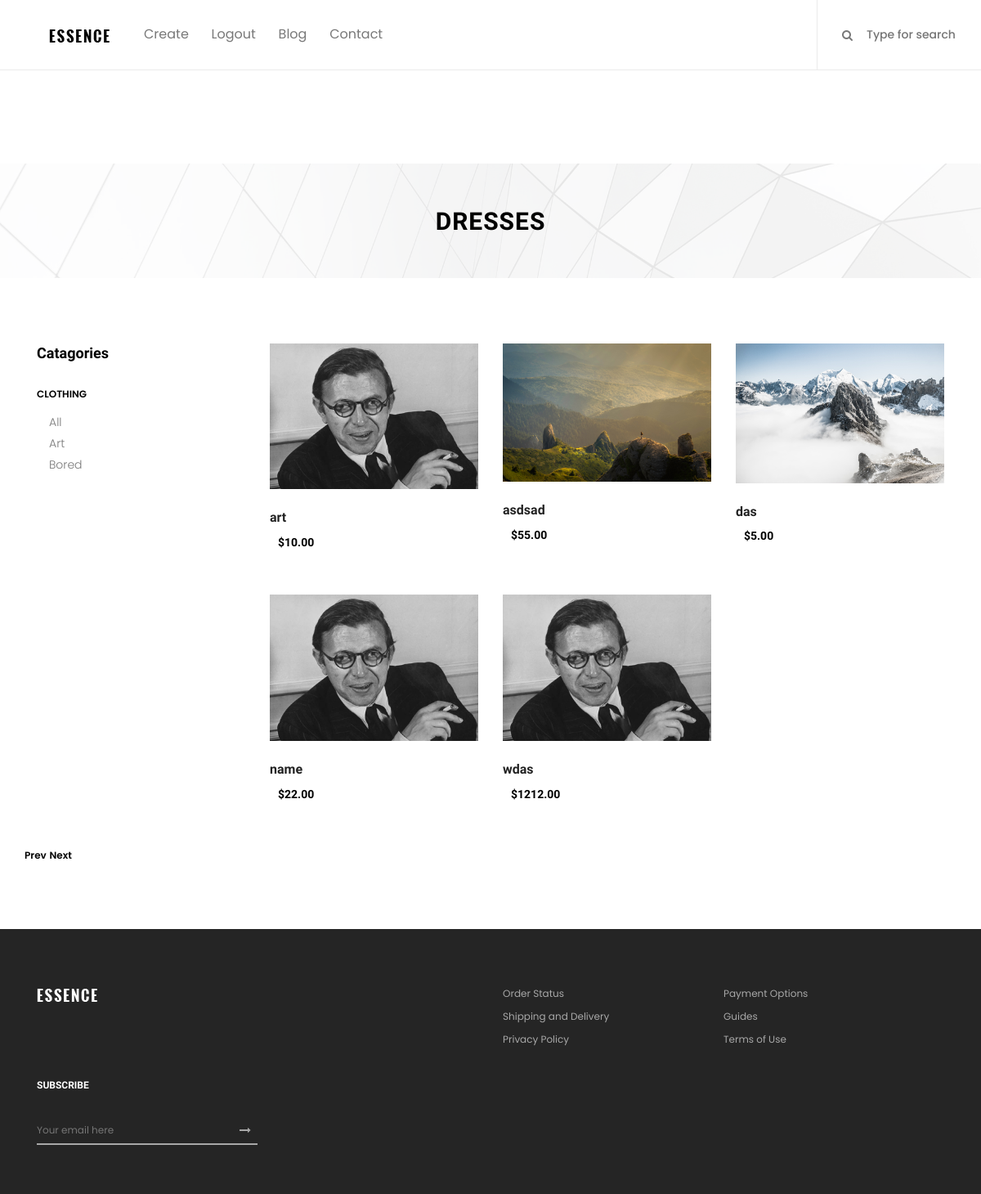
The page /art/ (signed in) on the database its author committed.
### store/models.py (models this page shows, shortened)
class Category(models.Model):
    title = models.CharField(max_length=150)
    slug = models.SlugField(unique=True, blank=True)
    class Meta:
        verbose_name = "Category"
        verbose_name_plural = "Categories"
    def get_absolute_url(self):
        return reverse('product_by_category', args=[self.slug])

class Product(models.Model):
    title = models.CharField(max_length=255, db_index=True)
    slug = models.SlugField(max_length=200, db_index=True, blank=True)
    user = models.ForeignKey(User, on_delete=models.CASCADE)
    description = models.TextField()
    price = models.DecimalField(max_digits=10, decimal_places=2)
    liked = models.ManyToManyField(User, default=None, blank=True, related_name='liked')
    category = models.ForeignKey(Category, related_name='products', on_delete=models.DO_NOTHING)
    created = models.DateTimeField(auto_now_add=True)
    updated = models.DateTimeField(auto_now=True)
    image = models.ImageField(upload_to='product/', blank=True)
    class Meta:
        ordering = ('title',)
        index_together = (('id', 'slug'))

### store/views.py (the view)
# urls.py: path('', product, name='product'),
@login_required()
def product(request, slug=None):
    category = None
    search_query = request.GET.get('search', '')
    if search_query:
        products = Product.objects.filter(title__icontains=search_query)
    else:
        products = Product.objects.all()
    user = request.user
    paginator = Paginator(products, 3)
    page_num = request.GET.get('page', 1)
    page = paginator.get_page(page_num)
    is_paginated = page.has_other_pages()
    if page.has_previous():
        prev_url = '?page={}'.format(page.previous_page_number())
    else:
        prev_url = ''
    if page.has_next():
        next_url = '?page={}'.format(page.next_page_number())
    else:
        next_url = ''
    likes = Product.objects.filter(liked=request.user)
    categories = Category.objects.all()
    if slug:
        category = get_object_or_404(Category, slug=slug)
        page = Product.objects.filter(category=category)
    context = {
        'category': category,
        'categories': categories,
        'products': page,
        'likes': likes,
        'user': user,
        'is_paginated': is_paginated,
        'next_url': next_url,
        'prev_url': prev_url,
        }
    return render(request, 'store/index.html', context)

### templates/store/index.html (shortened to what this page needs)
{% load static %}
{% load thumbnail %}
<!DOCTYPE html>
<html lang="en">
<head>
    <link rel="stylesheet" href="{% static 'css/core-style.css' %}">
    <link rel="stylesheet" href="{% static 'style.css' %}">
</head>
<body>
    <header class="header_area">
        <div class="classy-nav-container breakpoint-off d-flex align-items-center justify-content-between">
            <nav class="classy-navbar" id="essenceNav">
                <a class="nav-brand" href="{% url 'product' %}"><img src="{% static 'img/core-img/logo.png' %}" alt=""></a>
                <div class="classy-menu">
                    <div class="classynav">
                        <ul>
                            <li><a href="{% url 'create' %}">Create</a>
                            </li>
                            {% if user.is_authenticated %}
                            <li><a href="{% url 'logout' %}">Logout</a>
                            </li>
                            {% else %}
                            <li><a href="{% url 'login' %}">Login</a>
                            </li>
                            {% endif %}
                            <li><a href="blog.html">Blog</a></li>
                            <li><a href="contact.html">Contact</a></li>
                        </ul>
                    </div>
                </div>
            </nav>
            <div class="header-meta d-flex clearfix justify-content-end">
                <div class="search-area">
                    <form action="#" method="get" action="{% url 'product' %}">
                        <input type="search" name="search" id="headerSearch" placeholder="Type for search">
                        <button type="submit"><i class="fa fa-search" aria-hidden="true"></i></button>
                    </form>
                </div>
            </div>
        </div>
    </header>
    <div class="breadcumb_area bg-img" style="background-image: url(img/bg-img/breadcumb.jpg);">
        <div class="container h-100">
            <div class="row h-100 align-items-center">
                <div class="col-12">
                    <div class="page-title text-center">
                        <h2>dresses</h2>
                    </div>
                </div>
            </div>
        </div>
    </div>
    <section class="shop_grid_area section-padding-80">
        <div class="container">
            <div class="row">
                <div class="col-12 col-md-4 col-lg-3">
                    <div class="shop_sidebar_area">
                        <div class="widget catagory mb-50">
                            <h6 class="widget-title mb-30">Catagories</h6>
                            <div class="catagories-menu">
                                <ul id="menu-content2" class="menu-content collapse show">
                                    <li data-toggle="collapse" data-target="#clothing">
                                        <a href="#">clothing</a>
                                        <ul class="sub-menu collapse show" id="clothing">
                                            <li><a href="{% url 'product' %}">All</a></li>
                                            {% for c in categories %}
                                            <li {% if category.slug == c.slug %} {% endif %}>
                                                <a href="{{ c.get_absolute_url }}">{{ c.title }}</a>
                                            </li>
                                            {% endfor %}
                                        </ul>
                                    </li>
                                </ul>
                            </div>
                        </div>
                    </div>
                </div>
                <div class="col-12 col-md-8 col-lg-9">
                        <div class="row">
                            {% for product in products %}
                            <div class="col-12 col-sm-6 col-lg-4">
                                <div class="single-product-wrapper">
                                    <div class="product-img">
                                        {% thumbnail product.image "300" crop='center' as img %}
                                        <img src="{{img.url}}"  alt="">
                                        {% endthumbnail %}
                                    </div>
                                    <div class="product-description">
                                        <a href="single-product-details.html">
                                            <a href="{% url 'detail' product.id %}"><h6>{{product.title}}</h6></a>
                                        </a>
                                        <p class="product-price"> ${{product.price}}</p>
                                    </div>
                                </div>
                            </div>
                            {% endfor %}
                        </div>
                    </div>
                    {% if is_paginated %}
                    <div class="paginator">
                        <a class="prev {% if not prev_url %}disabled{% endif %}" href="{{ prev_url }}">Prev</a>
                        <a class="next {% if not next_url %}disabled{% endif %}" href="{{ next_url }}">Next</a>
                    </div>
                    {% endif %}
                </div>
            </div>
    </section>
    <footer class="footer_area clearfix">
        <div class="container">
            <div class="row">
                <div class="col-12 col-md-6">
                    <div class="single_widget_area d-flex mb-30">
                        <div class="footer-logo mr-50">
                            <a href="#"><img src="{% static 'img/core-img/logo2.png' %}" alt=""></a>
                        </div>
                    </div>
                </div>
                <div class="col-12 col-md-6">
                    <div class="single_widget_area mb-30">
                        <ul class="footer_widget_menu">
                            <li><a href="#">Order Status</a></li>
                            <li><a href="#">Payment Options</a></li>
                            <li><a href="#">Shipping and Delivery</a></li>
                            <li><a href="#">Guides</a></li>
                            <li><a href="#">Privacy Policy</a></li>
                            <li><a href="#">Terms of Use</a></li>
                        </ul>
                    </div>
                </div>
            </div>
            <div class="row align-items-end">
                <div class="col-12 col-md-6">
                    <div class="single_widget_area">
                        <div class="footer_heading mb-30">
                            <h6>Subscribe</h6>
                        </div>
                        <div class="subscribtion_form">
                            <form action="#" method="post">
                                <input type="email" name="mail" class="mail" placeholder="Your email here">
                                <button type="submit" class="submit"><i class="fa fa-long-arrow-right" aria-hidden="true"></i></button>
                            </form>
                        </div>
                    </div>
                </div>
        </div>
    </footer>
</body>
</html>

### rows shown on the page
Category: title "Art"
Category: title "Bored"
Product: title "art", price "10.00"
Product: shows a picture, title "asdsad", price "55.00"
Product: shows a picture, title "das", price "5.00"
Product: title "name", price "22.00"
Product: title "wdas", price "1212.00"
